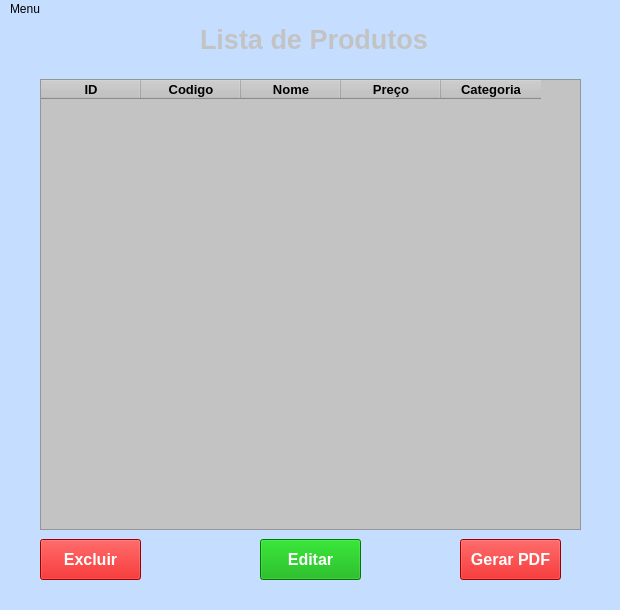
<?xml version="1.0" encoding="UTF-8"?>
<ui version="4.0">
 <class>JanelaVisualizar</class>
 <widget class="QMainWindow" name="JanelaVisualizar">
  <property name="geometry">
   <rect>
    <x>0</x>
    <y>0</y>
    <width>620</width>
    <height>610</height>
   </rect>
  </property>
  <property name="windowTitle">
   <string>Visualizar Dados</string>
  </property>
  <property name="styleSheet">
   <string notr="true">background-color: rgb(197, 221, 255);</string>
  </property>
  <widget class="QWidget" name="centralwidget">
   <widget class="QLabel" name="label">
    <property name="geometry">
     <rect>
      <x>200</x>
      <y>0</y>
      <width>241</width>
      <height>41</height>
     </rect>
    </property>
    <property name="font">
     <font>
      <pointsize>20</pointsize>
      <weight>75</weight>
      <bold>true</bold>
     </font>
    </property>
    <property name="styleSheet">
     <string notr="true">color:rgb(195, 195, 195);
border-color: rgb(195, 195, 195);</string>
    </property>
    <property name="text">
     <string>Lista de Produtos</string>
    </property>
   </widget>
   <widget class="QTableWidget" name="tableWidget">
    <property name="geometry">
     <rect>
      <x>40</x>
      <y>60</y>
      <width>541</width>
      <height>451</height>
     </rect>
    </property>
    <property name="font">
     <font>
      <family>Arial Black</family>
      <pointsize>10</pointsize>
      <weight>50</weight>
      <bold>false</bold>
     </font>
    </property>
    <property name="styleSheet">
     <string notr="true">background-color: rgb(195, 195, 195);</string>
    </property>
    <property name="alternatingRowColors">
     <bool>true</bool>
    </property>
    <property name="gridStyle">
     <enum>Qt::SolidLine</enum>
    </property>
    <property name="rowCount">
     <number>0</number>
    </property>
    <column>
     <property name="text">
      <string>ID</string>
     </property>
     <property name="font">
      <font>
       <pointsize>10</pointsize>
       <weight>75</weight>
       <bold>true</bold>
      </font>
     </property>
     <property name="background">
      <color>
       <red>0</red>
       <green>0</green>
       <blue>0</blue>
      </color>
     </property>
     <property name="foreground">
      <brush brushstyle="NoBrush">
       <color alpha="255">
        <red>255</red>
        <green>255</green>
        <blue>255</blue>
       </color>
      </brush>
     </property>
    </column>
    <column>
     <property name="text">
      <string>Codigo</string>
     </property>
     <property name="font">
      <font>
       <pointsize>10</pointsize>
       <weight>75</weight>
       <bold>true</bold>
      </font>
     </property>
     <property name="background">
      <color>
       <red>255</red>
       <green>255</green>
       <blue>255</blue>
      </color>
     </property>
     <property name="foreground">
      <brush brushstyle="NoBrush">
       <color alpha="255">
        <red>0</red>
        <green>0</green>
        <blue>0</blue>
       </color>
      </brush>
     </property>
    </column>
    <column>
     <property name="text">
      <string>Nome</string>
     </property>
     <property name="font">
      <font>
       <pointsize>10</pointsize>
       <weight>75</weight>
       <bold>true</bold>
      </font>
     </property>
    </column>
    <column>
     <property name="text">
      <string>Preço</string>
     </property>
     <property name="font">
      <font>
       <pointsize>10</pointsize>
       <weight>75</weight>
       <bold>true</bold>
      </font>
     </property>
    </column>
    <column>
     <property name="text">
      <string>Categoria</string>
     </property>
     <property name="font">
      <font>
       <pointsize>10</pointsize>
       <weight>75</weight>
       <bold>true</bold>
      </font>
     </property>
    </column>
   </widget>
   <widget class="QPushButton" name="btnPDF">
    <property name="geometry">
     <rect>
      <x>460</x>
      <y>520</y>
      <width>101</width>
      <height>41</height>
     </rect>
    </property>
    <property name="font">
     <font>
      <pointsize>12</pointsize>
      <weight>75</weight>
      <bold>true</bold>
     </font>
    </property>
    <property name="styleSheet">
     <string notr="true">background-color: rgb(215, 0, 0);
color: rgb(255, 255, 255);</string>
    </property>
    <property name="text">
     <string>Gerar PDF</string>
    </property>
   </widget>
   <widget class="QPushButton" name="btnExcluir">
    <property name="geometry">
     <rect>
      <x>40</x>
      <y>520</y>
      <width>101</width>
      <height>41</height>
     </rect>
    </property>
    <property name="font">
     <font>
      <pointsize>12</pointsize>
      <weight>75</weight>
      <bold>true</bold>
     </font>
    </property>
    <property name="styleSheet">
     <string notr="true">background-color: rgb(215, 0, 0);
color: rgb(255, 255, 255);</string>
    </property>
    <property name="text">
     <string>Excluir</string>
    </property>
   </widget>
   <widget class="QPushButton" name="btnEditar">
    <property name="geometry">
     <rect>
      <x>260</x>
      <y>520</y>
      <width>101</width>
      <height>41</height>
     </rect>
    </property>
    <property name="font">
     <font>
      <pointsize>12</pointsize>
      <weight>75</weight>
      <bold>true</bold>
     </font>
    </property>
    <property name="styleSheet">
     <string notr="true">background-color: rgb(0, 170, 0);
color: rgb(255, 255, 255);</string>
    </property>
    <property name="text">
     <string>Editar</string>
    </property>
   </widget>
  </widget>
  <widget class="QMenuBar" name="menubar">
   <property name="geometry">
    <rect>
     <x>0</x>
     <y>0</y>
     <width>620</width>
     <height>21</height>
    </rect>
   </property>
   <widget class="QMenu" name="menuMenu">
    <property name="title">
     <string>Menu</string>
    </property>
    <addaction name="actionCadastrar"/>
    <addaction name="actionVisualizar"/>
   </widget>
   <addaction name="menuMenu"/>
  </widget>
  <widget class="QStatusBar" name="statusbar"/>
  <action name="actionCadastrar">
   <property name="text">
    <string>Cadastrar</string>
   </property>
  </action>
  <action name="actionVisualizar">
   <property name="text">
    <string>Visualizar</string>
   </property>
  </action>
 </widget>
 <resources/>
 <connections/>
</ui>
